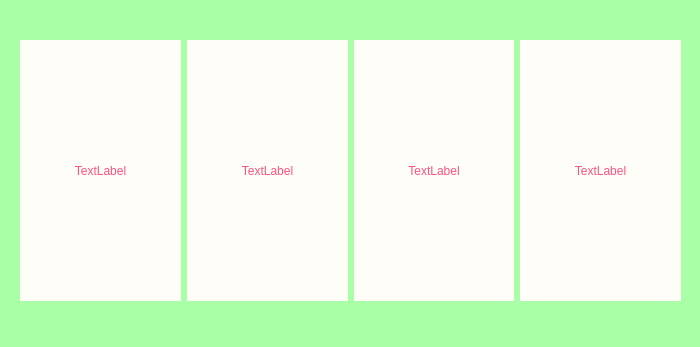
<?xml version="1.0" encoding="UTF-8"?>
<ui version="4.0">
 <class>Clocker</class>
 <widget class="QWidget" name="Clocker">
  <property name="geometry">
   <rect>
    <x>0</x>
    <y>0</y>
    <width>700</width>
    <height>347</height>
   </rect>
  </property>
  <property name="windowTitle">
   <string>Form</string>
  </property>
  <property name="styleSheet">
   <string notr="true">background-color: rgb(168, 255, 165);</string>
  </property>
  <widget class="QWidget" name="gridLayoutWidget">
   <property name="geometry">
    <rect>
     <x>20</x>
     <y>40</y>
     <width>661</width>
     <height>261</height>
    </rect>
   </property>
   <layout class="QGridLayout" name="gridLayout">
    <item row="0" column="0">
     <widget class="QLabel" name="daylabel">
      <property name="styleSheet">
       <string notr="true">
font: 48pt &quot;Menlo&quot;;
background-color: rgb(255, 253, 247);
color: rgb(252, 83, 129);</string>
      </property>
      <property name="text">
       <string>TextLabel</string>
      </property>
      <property name="alignment">
       <set>Qt::AlignCenter</set>
      </property>
      <property name="margin">
       <number>0</number>
      </property>
     </widget>
    </item>
    <item row="0" column="1">
     <widget class="QLabel" name="hourlabel">
      <property name="styleSheet">
       <string notr="true">
font: 48pt &quot;Menlo&quot;;
background-color: rgb(255, 253, 247);
color: rgb(252, 83, 129);</string>
      </property>
      <property name="text">
       <string>TextLabel</string>
      </property>
      <property name="alignment">
       <set>Qt::AlignCenter</set>
      </property>
     </widget>
    </item>
    <item row="0" column="2">
     <widget class="QLabel" name="minuslabel">
      <property name="styleSheet">
       <string notr="true">
font: 48pt &quot;Menlo&quot;;
background-color: rgb(255, 253, 247);
color: rgb(252, 83, 129);</string>
      </property>
      <property name="text">
       <string>TextLabel</string>
      </property>
      <property name="alignment">
       <set>Qt::AlignCenter</set>
      </property>
     </widget>
    </item>
    <item row="0" column="3">
     <widget class="QLabel" name="seconedminuslabel">
      <property name="styleSheet">
       <string notr="true">
font: 48pt &quot;Menlo&quot;;
background-color: rgb(255, 253, 247);
color: rgb(252, 83, 129);</string>
      </property>
      <property name="text">
       <string>TextLabel</string>
      </property>
      <property name="alignment">
       <set>Qt::AlignCenter</set>
      </property>
     </widget>
    </item>
   </layout>
  </widget>
 </widget>
 <resources/>
 <connections/>
</ui>
